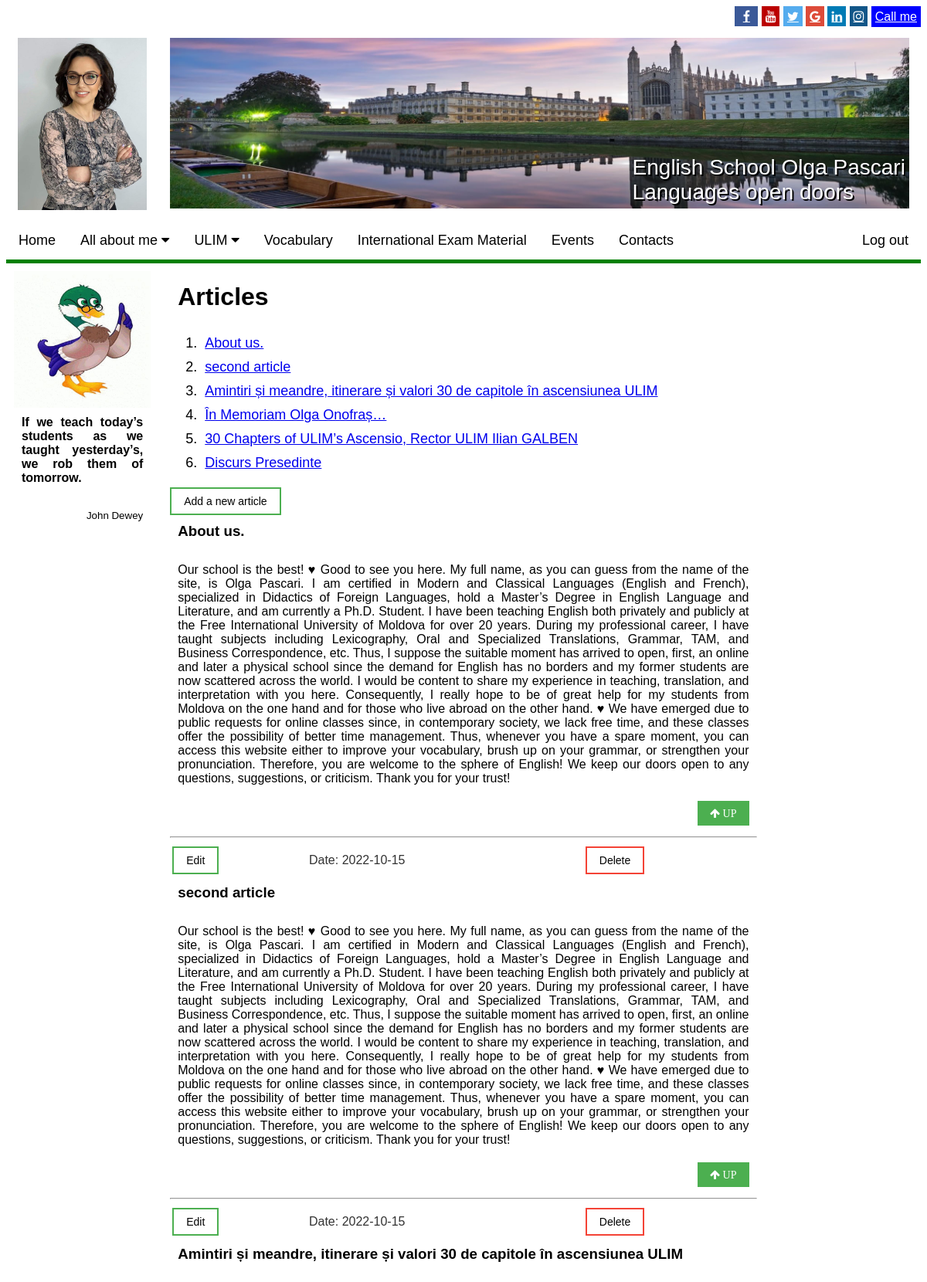
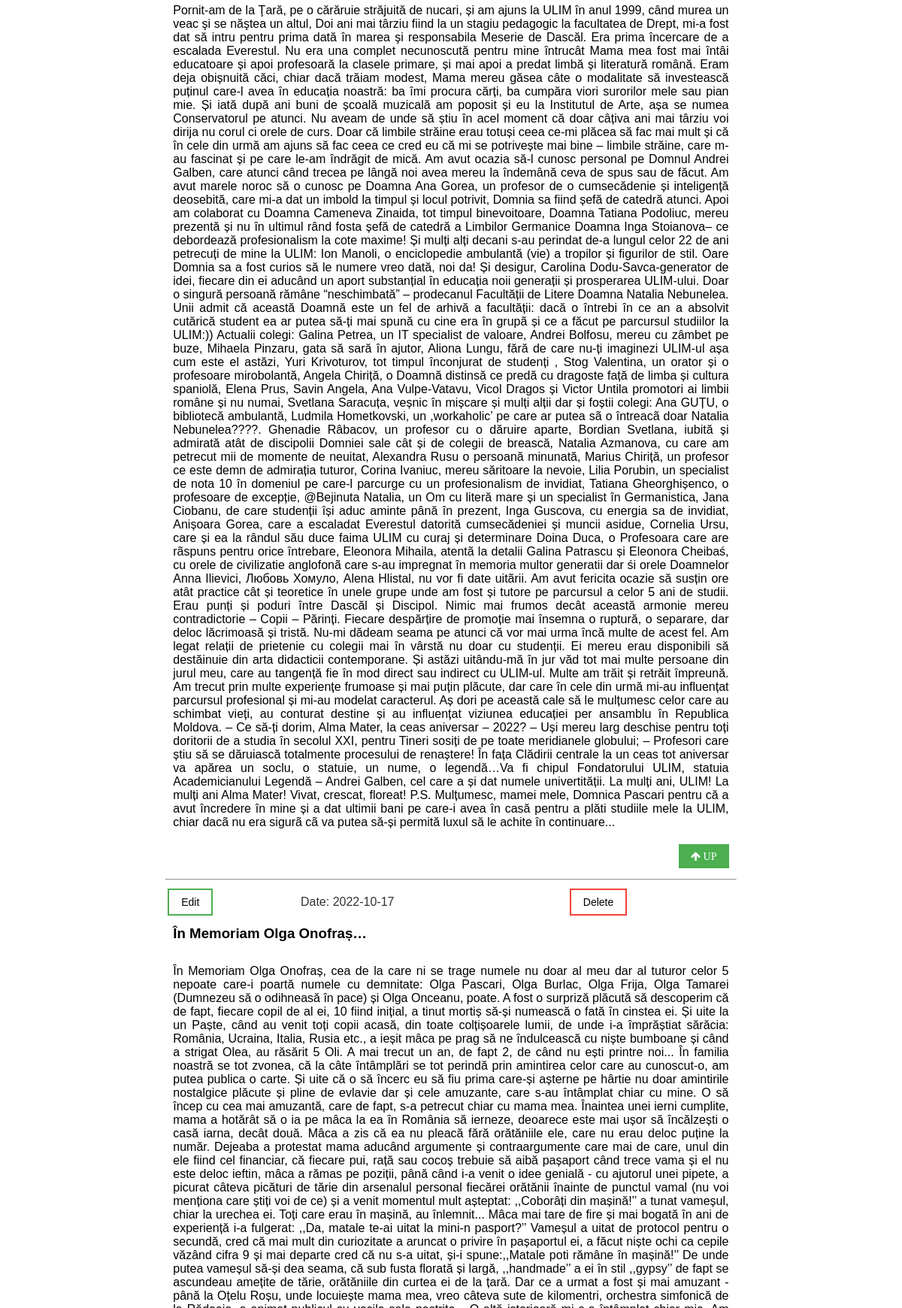
The app's page /article/list (signed in, upper part) with its own data (2 pictures, top to bottom).
### tables this page shows
CREATE TABLE `article` (
  `id` int(11) NOT NULL,
  `date` date NOT NULL,
  `topic` varchar(100) NOT NULL,
  `articleText` text NOT NULL,
  `authorId` int(11) NOT NULL
);

### public/index.php (called while the page is built, shortened)
<?php
try {
    $route = ltrim(strtok($_SERVER['REQUEST_URI'], '?'), '/');
    $entryPoint = new \Main\EntryPoint($route,$_SERVER['REQUEST_METHOD'], new \Esop\EsopRoutes());
    $entryPoint->run();
} catch (PDOException $e) {
    $title = 'An error has occurred';
    $output = 'Database error: ' . $e->getMessage() . ' in '
        . $e->getFile() . ':' . $e->getLine();
    include  __DIR__ . '/../templates/layout.html.php';
}

### classes/Esop/Controllers/Article.php (called while the page is built, shortened)
<?php
class Article
{
    private $articlesTable;
    private $authentication;
    public function __construct(DatabaseTable $articlesTable, DatabaseTable $authorsTable, Authentication $authentication)
    {
        $this->articlesTable = $articlesTable;
        $this->authentication = $authentication;
    }
    public function list()
    {
        $result = $this->articlesTable->findAll();
        $articles = [];
        foreach ($result as $article) {
            $articles[] = [
                'id' => $article['id'],
                'date' => $article['date'],
                'topic' => $article['topic'],
                'articleText' => $article['articleText'],
                'authorId'=>$article['authorId']
            ];
        }
        $title = 'Article list';
        $pic = '/img/cambridge.jpg';
        $totalArticles = $this->articlesTable->total();
        $author = $this->authentication->getUser();
        return [
                'template' => 'articles.html.php',
                'title' => $title,
                'pic' => $pic,
                'variables' => [
                    'totalArticles' => $totalArticles,
                    'articles' => $articles,
                    'userId' => $author['id'] ?? null
                ]
            ];
    }
}

### classes/Main/DatabaseTable.php (called while the page is built, shortened)
<?php
class DatabaseTable
{
    private $pdo;
    private $table;
    public function __construct(\PDO $pdo, string $table, string $primaryKey)
    {
        $this->pdo = $pdo;
        $this->table = $table;
    }
    private function query($sql, $parameters = [])
    {
        $query = $this->pdo->prepare($sql);
        $query->execute($parameters);
        return $query;
    }
    public function findAll()
    {
        $result = $this->query('SELECT * FROM ' . $this->table);
        return $result->fetchAll();
    }
}

### templates/articles.html.php (the view, shortened to what this page needs)
<div class="row">
  <div class="col-2 col-s-2 pd1">
<img class="img" src="/img/duck_teacher.jpg">
<h4 class="tj">If we teach today’s students as we taught yesterday’s, we rob them of tomorrow.</h4>
<p class="tr"><small>John Dewey</small></p>
    </div>
  <div class="col-8 col-s-8">
    <h1>Articles</h1>
    <ol>
    <?php foreach ($articles as $article) : ?>
        <li class="pd05"><a href="#<?= $article['id']?>"><?= $article['topic']?></a></li>
        <?php endforeach; ?>
      </ol>
    <?php if ($userId>0) : ?>
<a class="button button_edit" href="/article/edit">Add a new article</a>
<?php endif;?>
<?php foreach ($articles as $article) : ?>
    <h3 id="<?= $article['id']?>"><?= $article['topic']?></h3>
    <p class="tj"><?= $article['articleText'] ?></p>
    <h5 class="pd1"><a href="#top" class="button" style="float:right"><i class="fa fa-arrow-up" aria-hidden="true"> UP</i></a></h5>
    <br>
    <hr>
          <?php if($userId > 0):?>
          <table class="edittable">
            <tr>
              <td><a class="button button_edit" href="/article/edit?id=<?= $article['id'] ?>">Edit</a></td>
              <td>Date: <?= htmlspecialchars($article['date'], ENT_QUOTES, 'UTF-8') ?></td>
              <td>
                <form action="/article/delete" method="post">
                  <input class="button button_delete" type="submit" value="Delete">
                </form>
              </td>
              </tr>
            </table>
   <?php endif;?>
<?php endforeach; ?>
  </div>
<div class="col-2 col-s-2">
</div>
</div>

### public/article.css (style rules this page uses)
body { font-family:'Courier New', Courier, monospace Arial, Helvetica, Sans-serif; }
p { margin: 0; padding:10px; }
h1, h2, h3, h4, h5, h6 { margin: 0; padding: 10px; }
h1, h2, h3, h4, h5, h6 { margin-bottom: 10px; }

### public/style.css (style rules this page uses)
* { box-sizing: border-box; }
.row::after { content: ""; clear: both; display: table; }
[class*="col-"] { float: left; padding: 15px; }
.col-2 { width: 16.66%; }
.col-8 { width: 66.66%; }
html { font-family: "Lucida Sans", sans-serif; }
[class*="col-"] { width: 100%; }
@media only screen and (min-width: 768px) { .col-2 { width: 16.66%; } }
@media only screen and (min-width: 768px) { .col-8 { width: 66.66%; } }
@media only screen and (min-width: 600px) { .col-s-2 { width: 16.66%; } }
@media only screen and (min-width: 600px) { .col-s-8 { width: 66.66%; } }
.img { width: 100%; height: auto; display: block; }
.edittable { width: 100%; }
.edittable td, th { border:0px red solid }
.edittable td { text-align: left; }
li { font-size: 18px; }

### public/ggstyles.css (style rules this page uses)
.pd1 { padding: 10px; }
.pd05 { padding: 5px; }
.tj { text-align: justify; }
.tr { text-align: right; }
#myTable tr,td { border-bottom: 2px solid rgba(159, 39, 39, 0.067); color:#333; }

### public/button.css (style rules this page uses)
.button { background-color: #4CAF50; border: none; color: white; padding: 8px 16px; text-align: center; text-decoration: none; display: inline-block; font-size: 14px; transition-duration: 0.4s; cursor: pointer; }
.button_edit { background-color: white; color: black; border: 2px solid #4CAF50; }
.button_delete { background-color: white; color: black; border: 2px solid #f44336; }

### records on screen
article: topic "About us.", articleText "Our school is the best! ♥ Good to see you here. My full name, as you can guess from the name of the site, is Olga Pascari. I am certified in Modern and Classical Languages (English and French), specialized in Didactics of Foreign Languages, hold a Master’s Degree in English Language and Literature, and am currently a Ph.D. Student. I have been teaching English both privately and publicly at the Free International University of Moldova for over 20 years. During my professional career, I have taught subjects including Lexicography, Oral and Specialized Translations, Grammar, TAM, and Business Correspondence, etc. Thus, I suppose the suitable moment has arrived to open, first, an online and…", date "2022-10-15"
article: topic "second article", articleText "Our school is the best! ♥ Good to see you here. My full name, as you can guess from the name of the site, is Olga Pascari. I am certified in Modern and Classical Languages (English and French), specialized in Didactics of Foreign Languages, hold a Master’s Degree in English Language and Literature, and am currently a Ph.D. Student. I have been teaching English both privately and publicly at the Free International University of Moldova for over 20 years. During my professional career, I have taught subjects including Lexicography, Oral and Specialized Translations, Grammar, TAM, and Business Correspondence, etc. Thus, I suppose the suitable moment has arrived to open, first, an online and…", date "2022-10-15"
article: topic "Amintiri și meandre, itinerare și valori 30 de capitole în ascensiunea ULIM", articleText "Pornit-am de la Ţară, pe o cărăruie străjuită de nucari, și am ajuns la ULIM în anul 1999, când murea un veac şi se năştea un altul, Doi ani mai târziu fiind la un stagiu pedagogic la facultatea de Drept, mi-a fost dat să intru pentru prima dată în marea şi responsabila Meserie de Dascăl. Era prima încercare de a escalada Everestul. Nu era una complet necunoscută pentru mine întrucât Mama mea fost mai întâi educatoare și apoi profesoară la clasele primare, și mai apoi a predat limbă și literatură română. Eram deja obișnuită căci, chiar dacă trăiam modest, Mama mereu găsea câte o modalitate să investească puținul care-l avea în educația noastră: ba îmi procura cărți, ba cumpăra viori…", date "2022-10-17"
article: topic "În Memoriam Olga Onofraș…"
article: topic "30 Chapters of ULIM’s Ascensio, Rector ULIM Ilian GALBEN"
article: topic "Discurs Presedinte"
